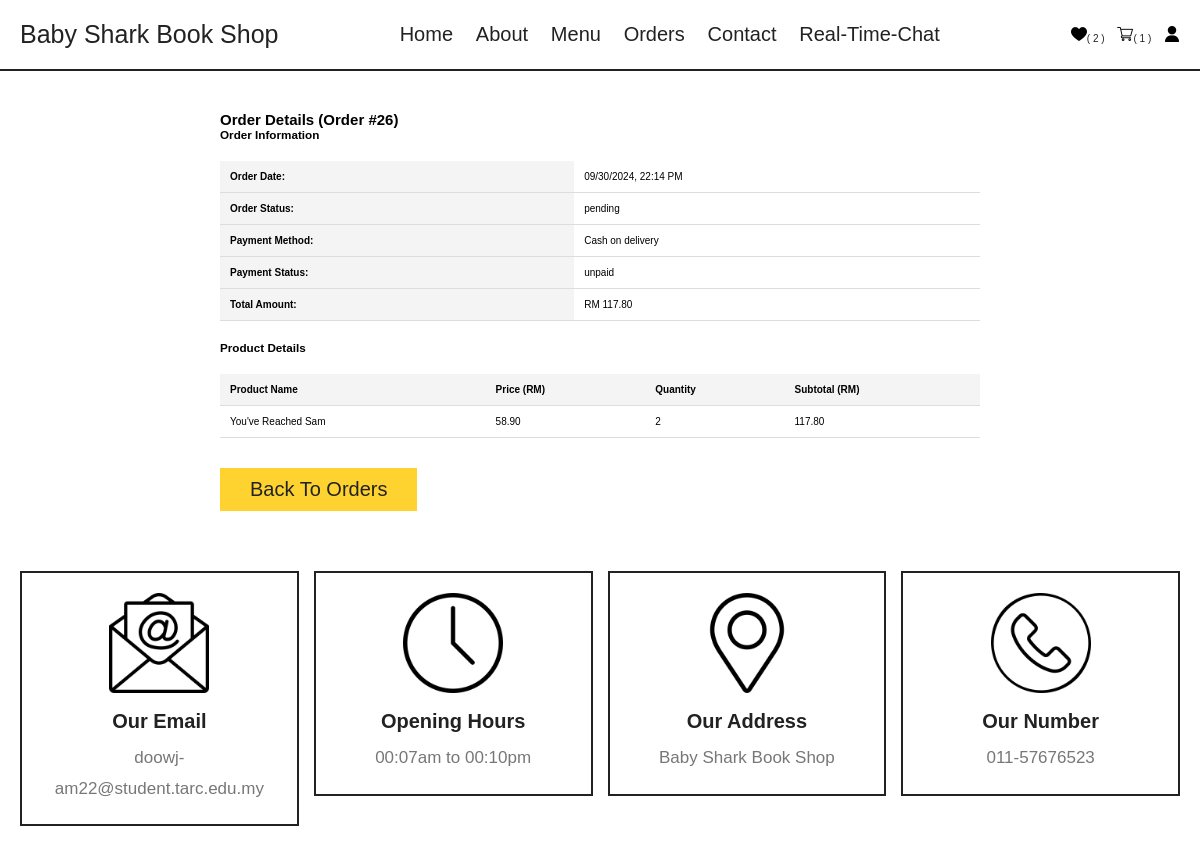
The page /order_detail.php?order_id=26 (signed in) on the database its author committed.
### tables this page shows
CREATE TABLE `payment` (
  `id` int(11) NOT NULL,
  `orders_id` int(11) NOT NULL,
  `amount` double NOT NULL,
  `payment_method` varchar(100) NOT NULL,
  `bankAccount` varchar(20) NOT NULL,
  `CVV` varchar(5) NOT NULL,
  `expired_date` date NOT NULL,
  `status` varchar(100) NOT NULL
);

CREATE TABLE `orders` (
  `id` int(11) NOT NULL,
  `member_id` int(11) NOT NULL,
  `date` date NOT NULL,
  `time` time NOT NULL,
  `total_product` int(11) NOT NULL,
  `total_price` double NOT NULL,
  `address` varchar(255) NOT NULL,
  `status` varchar(100) NOT NULL
);

CREATE TABLE `orderproduct` (
  `id` int(11) NOT NULL,
  `ordersid` int(11) NOT NULL,
  `product_id` int(11) NOT NULL,
  `quantity` int(11) NOT NULL,
  `subtotal` double NOT NULL
);

CREATE TABLE `product` (
  `id` int(11) NOT NULL,
  `name` varchar(100) NOT NULL,
  `author` varchar(100) NOT NULL,
  `price` double NOT NULL,
  `description` varchar(255) NOT NULL,
  `image` varchar(255) NOT NULL,
  `stock` int(11) NOT NULL,
  `category_id` int(11) NOT NULL
);

### order_detail.php (the view, shortened to what this page needs)
<?php
include 'components/_base.php';
$order_id = $_GET['order_id'];
$order_stmt = $_db->prepare("
    SELECT o.*, p.payment_method, p.status AS payment_status, p.bankAccount
    FROM orders o
    LEFT JOIN payment p ON o.id = p.orders_id
    WHERE o.id = ? AND o.member_id = ?
");
$order_stmt->execute([$order_id, $_user->id]);
$order = $order_stmt->fetch(PDO::FETCH_ASSOC);
$order_products_stmt = $_db->prepare("
    SELECT p.name, op.quantity, p.price, op.subtotal
    FROM orderproduct op
    INNER JOIN product p ON op.product_id = p.id
    WHERE op.ordersid = ?
");
$order_products_stmt->execute([$order['id']]);
$products = $order_products_stmt->fetchAll(PDO::FETCH_ASSOC);
$payment_method = $order['payment_method'] === 'credit card' ? "Credit Card ****" . substr($order['bankAccount'], -4) : ucfirst($order['payment_method']);
?>
<!DOCTYPE html>
<html lang="en">
<head>
   <link rel="stylesheet" href="css/style.css">
</head>
<body>
<?php include 'components/user_header.php'; ?>
<section>
<div class="order-detail-container">
        <h2>Order Details (Order #<?php echo htmlspecialchars($order['id']); ?>)</h2>
        <div class="order-info">
            <h3>Order Information</h3>
            <table>
                <tr>
                    <th>Order Date:</th>
                    <td><?php echo date('m/d/Y, H:i A', strtotime($order['date'] . ' ' . $order['time'])); ?></td>
                </tr>
                <tr>
                    <th>Order Status:</th>
                    <td><?php echo htmlspecialchars($order['status']); ?></td>
                </tr>
                <tr>
                    <th>Payment Method:</th>
                    <td><?php echo htmlspecialchars($payment_method); ?></td>
                </tr>
                <tr>
                    <th>Payment Status:</th>
                    <td><?php echo htmlspecialchars($order['payment_status']); ?></td>
                </tr>
                <tr>
                    <th>Total Amount:</th>
                    <td>RM <?php echo number_format($order['total_price'], 2); ?></td>
                </tr>
            </table>
        </div>
        <h3>Product Details</h3>
        <table>
            <thead>
                <tr>
                    <th>Product Name</th>
                    <th>Price (RM)</th>
                    <th>Quantity</th>
                    <th>Subtotal (RM)</th>
                </tr>
            </thead>
            <tbody>
                <?php foreach ($products as $product): ?>
                    <tr>
                        <td><?php echo htmlspecialchars($product['name']); ?></td>
                        <td><?php echo number_format($product['price'], 2); ?></td>
                        <td><?php echo htmlspecialchars($product['quantity']); ?></td>
                        <td><?php echo number_format($product['subtotal'], 2); ?></td>
                    </tr>
                <?php endforeach; ?>
            </tbody>
        </table>
        <div style="margin-top: 20px;">
             <a href="orders.php" class="btn">Back to Orders</a>
        </div>
    </div>
</section>
    <?php include 'components/footer.php'; ?>
</body>
</html>

### css/style.css (style rules this page uses)
:root { --yellow:#fed330; --red:#e74c3c; --white:#fff; --black:#222; --light-color:#777; --border:.2rem solid var(--black); }
* { font-family: Arial, Helvetica, sans-serif; margin:0; padding:0; box-sizing: border-box; outline: none; border: none; text-decoration: none; }
html { font-size: 62.5%; overflow-x: hidden; scroll-behavior: smooth; stop-opacity: 7rem; }
section { margin:0 auto; max-width: 1500px; padding:2rem; }
.btn, .edit-btn, .delete-btn { margin-top: 1rem; display: inline-block; font-size: 2rem; padding:1rem 3rem; cursor: pointer; text-transform: capitalize; transition: .2s linear; }
.btn { background-color: var(--yellow); color:var(--black); }
.order-detail-container { max-width: 800px; margin: 0 auto; font-family: Arial, sans-serif; padding: 20px; }
table { width: 100%; border-collapse: collapse; margin-top: 20px; }
th, td { padding: 10px; text-align: left; border-bottom: 1px solid #ddd; }
th { background-color: #f4f4f4; }
.order-info { margin-bottom: 20px; }

### rows shown on the page
payment: orders "26", orders.time "09/30/2024, 22:14 PM", orders.status "pending", payment_method "Cash on delivery", status "unpaid", orders.total_price "117.80"
orderproduct: product.name "You've Reached Sam", product.price "58.90", quantity "2", subtotal "117.80"

### other values the page prints
$total_favorites_items "2"
$total_cart_items "1"
